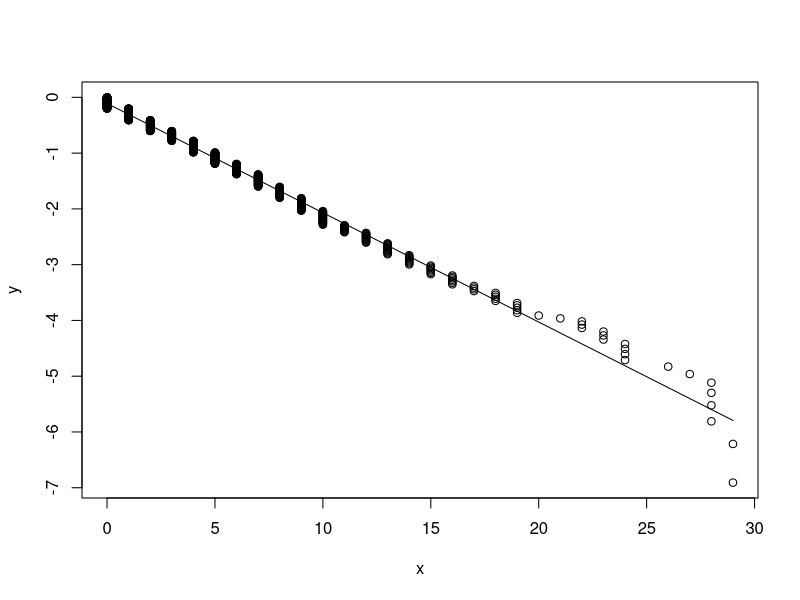
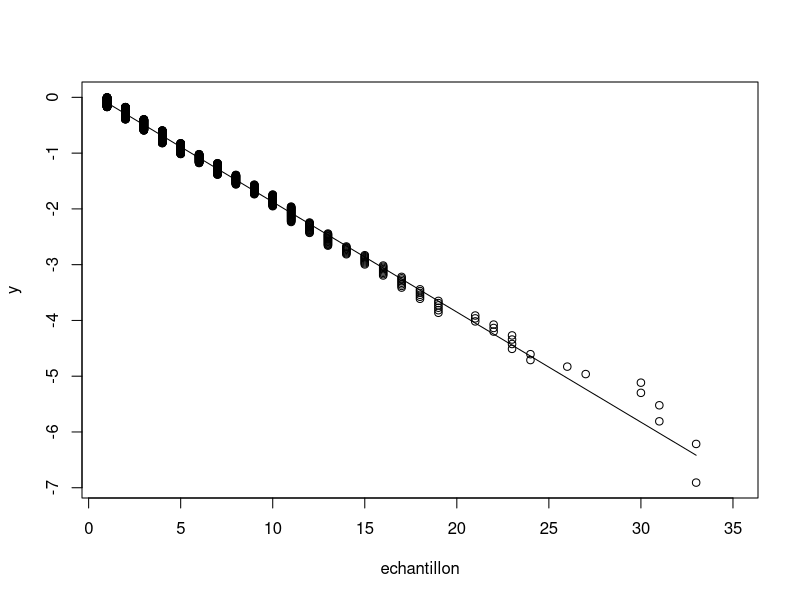
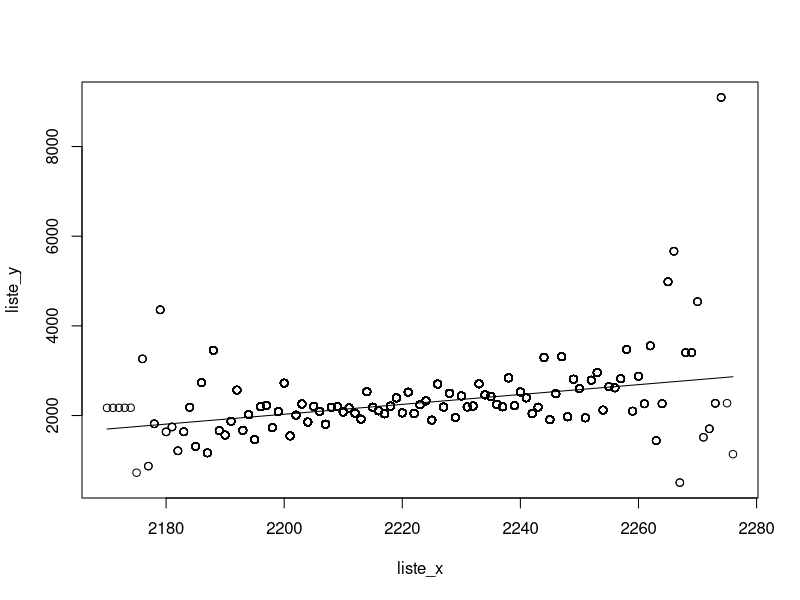

These figures' R source, in order:
n = 1000
r = 1
p = 0.1789
echantillon = sort(rnbinom(n,r,p))
for (i in 1:n) {
    echantillon[i] = echantillon[i] + r
}

#Estimons p (1.1)
print("Estimation de p selon la méthode des moments, et de maximum de vraisemblance")
print(r / mean(echantillon))

# Question 1.3
n = 1000
p = 0.1789
x = sort(rgeom(n, p))
y = x
for (i in 1:length(x)-1) {
    y[i] = log(1 - i/n)
}
x = head(x, -1)
y = head(y, -1)
plot(x, y)
reg<-lm(y~x)
lines(x, fitted.values(reg))
print(reg)
print(1 - exp(reg$coefficients[2]))


#Estimons p (1.4)
print("Estimation de p graphique")
h<-function(x)
{
  return (log(1 - x))
}

y = echantillon
for (i in 1:n)
{
  y[i] = h(i / n)
}
plot(echantillon, y)
x = head(echantillon, -1)
y = head(y, -1)
reg<-lm(y~x)
lines(x, fitted.values(reg))
print(reg)
print(1 - exp(reg$coefficients[2]))

# Second cas

n = 10000
r = 2000
p = 0.9
echantillon = sort(rnbinom(n,r,p))
for (i in 1:n) {
    echantillon[i] = echantillon[i] + r
}
liste_x = c()
liste_y = c()

for (i in 1:length(echantillon)-1) {
    if (length(echantillon[echantillon==echantillon[i]+1])) {
        liste_x = c(liste_x, echantillon[i])
        liste_y = c(liste_y, c(echantillon[i] * length(echantillon[echantillon==echantillon[i]])  / length(echantillon[echantillon==echantillon[i]+1])))
    }
}
plot(liste_x, liste_y)
n_reg<-lm(liste_y~liste_x)
print(n_reg)
lines(liste_x, fitted.values(n_reg))
print("pg2")
print(1 - 1/ n_reg$coefficients[2])
print("pg3")
print(1 + (r-1) / n_reg$coefficients[1])
